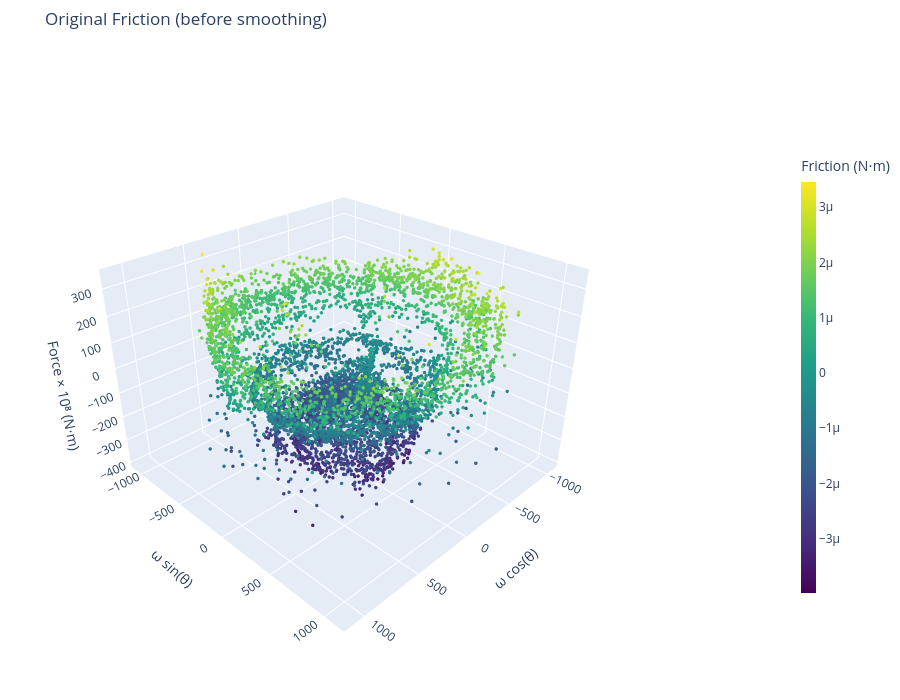
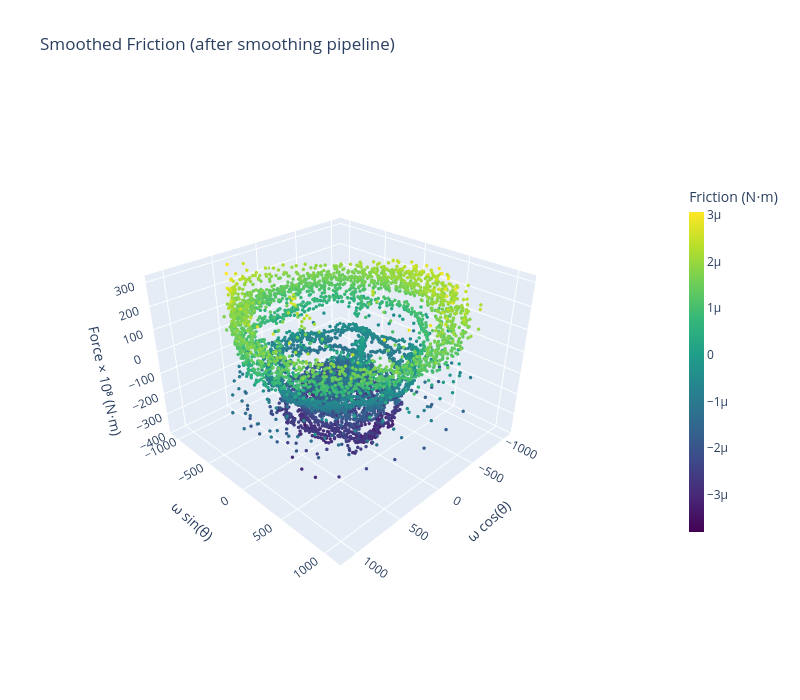

The cell these charts' notebook holds for them, in order:
### Code cell
# 3D Visualization: Compare Original vs Smoothed Friction
fig_orig = go.Figure(data=[go.Scatter3d(
    x=xs,
    y=ys,
    z=frc * 1e8,
    mode='markers',
    marker=dict(
        size=2,
        color=frc,
        colorscale='Viridis',
        colorbar=dict(title='Friction (N⋅m)', x=1.15, len=0.7, thickness=15),
        showscale=True
    ),
    text=[f'θ={theta_wrapped[i]:.2f} rad<br>ω={omega_trk_trim[i]:.1f} rad/s<br>F={frc[i]:.2e} N⋅m'
          for i in range(len(frc))],
    hovertemplate='<b>Original Friction</b><br>%{text}<extra></extra>'
)])

# Shared camera and ranges
shared_camera = dict(eye=dict(x=1.5, y=1.5, z=1.2))

fig_orig.update_layout(
    title='Original Friction (before smoothing)',
    scene=dict(
        xaxis=dict(title='ω cos(θ)', range=[mid_x - max_range, mid_x + max_range]),
        yaxis=dict(title='ω sin(θ)', range=[mid_y - max_range, mid_y + max_range]),
        zaxis=dict(title='Force × 10⁸ (N⋅m)'),
        aspectmode='manual',
        aspectratio=dict(x=1, y=1, z=0.7),
        camera=shared_camera
    ),
    width=900,
    height=700,
    margin=dict(l=0, r=100, t=50, b=0)  # Add right margin for colorbar
)

fig_orig.show()

# Smoothed friction 3D plot
fig_smooth = go.Figure(data=[go.Scatter3d(
    x=xs,
    y=ys,
    z=frc_smooth * 1e8,
    mode='markers',
    marker=dict(
        size=2,
        color=frc_smooth,
        colorscale='Viridis',
        colorbar=dict(title='Friction (N⋅m)', x=1.15, len=0.7, thickness=15),
        showscale=True
    ),
    text=[f'θ={theta_wrapped[i]:.2f} rad<br>ω={omega_trk_trim[i]:.1f} rad/s<br>F={frc_smooth[i]:.2e} N⋅m'
          for i in range(len(frc_smooth))],
    hovertemplate='<b>Smoothed Friction</b><br>%{text}<extra></extra>'
)])

fig_smooth.update_layout(
    title='Smoothed Friction (after smoothing pipeline)',
    scene=dict(
        xaxis=dict(title='ω cos(θ)', range=[mid_x - max_range, mid_x + max_range]),
        yaxis=dict(title='ω sin(θ)', range=[mid_y - max_range, mid_y + max_range]),
        zaxis=dict(title='Force × 10⁸ (N⋅m)'),
        aspectmode='manual',
        aspectratio=dict(x=1, y=1, z=0.7),
        camera=shared_camera
    ),
    width=800,
    height=700
)

fig_smooth.show()

print("\\n✓ 3D visualizations created: Original vs Smoothed friction")
print("  Compare surface smoothness between the two plots")

### Figure 1 — Plotly figure (JSON) as saved in the notebook; plotly's stock layout.template omitted (floating-point values rounded to 4 significant figures; data arrays with more than 128 entries replaced by an {"elided": "..."} marker saying what was removed)
{"data": [{"hovertemplate": "<b>Original Friction</b><br>%{text}<extra></extra>", "marker": {"color": {"elided": "6521 float values"}, "colorbar": {"len": 0.7, "thickness": 15, "title": {"text": "Friction (N⋅m)"}, "x": 1.15}, "colorscale": [[0, "#440154"], [0.1111, "#482878"], [0.2222, "#3e4989"], [0.3333, "#31688e"], [0.4444, "#26828e"], [0.5556, "#1f9e89"], [0.6667, "#35b779"], [0.7778, "#6ece58"], [0.8889, "#b5de2b"], [1, "#fde725"]], "showscale": true, "size": 2}, "mode": "markers", "text": {"elided": "6521 str values"}, "type": "scatter3d", "x": {"elided": "6521 float values"}, "y": {"elided": "6521 float values"}, "z": {"elided": "6521 float values"}}], "layout": {"height": 700, "margin": {"b": 0, "l": 0, "r": 100, "t": 50}, "scene": {"aspectmode": "manual", "aspectratio": {"x": 1, "y": 1, "z": 0.7}, "camera": {"eye": {"x": 1.5, "y": 1.5, "z": 1.2}}, "xaxis": {"range": [-1134.0, 1170.0], "title": {"text": "ω cos(θ)"}}, "yaxis": {"range": [-1138.0, 1165.0], "title": {"text": "ω sin(θ)"}}, "zaxis": {"title": {"text": "Force × 10⁸ (N⋅m)"}}}, "title": {"text": "Original Friction (before smoothing)"}, "width": 900}}

### Figure 2 — Plotly figure (JSON) as saved in the notebook; plotly's stock layout.template omitted (floating-point values rounded to 4 significant figures; data arrays with more than 128 entries replaced by an {"elided": "..."} marker saying what was removed)
{"data": [{"hovertemplate": "<b>Smoothed Friction</b><br>%{text}<extra></extra>", "marker": {"color": {"elided": "6521 float values"}, "colorbar": {"len": 0.7, "thickness": 15, "title": {"text": "Friction (N⋅m)"}, "x": 1.15}, "colorscale": [[0, "#440154"], [0.1111, "#482878"], [0.2222, "#3e4989"], [0.3333, "#31688e"], [0.4444, "#26828e"], [0.5556, "#1f9e89"], [0.6667, "#35b779"], [0.7778, "#6ece58"], [0.8889, "#b5de2b"], [1, "#fde725"]], "showscale": true, "size": 2}, "mode": "markers", "text": {"elided": "6521 str values"}, "type": "scatter3d", "x": {"elided": "6521 float values"}, "y": {"elided": "6521 float values"}, "z": {"elided": "6521 float values"}}], "layout": {"height": 700, "scene": {"aspectmode": "manual", "aspectratio": {"x": 1, "y": 1, "z": 0.7}, "camera": {"eye": {"x": 1.5, "y": 1.5, "z": 1.2}}, "xaxis": {"range": [-1134.0, 1170.0], "title": {"text": "ω cos(θ)"}}, "yaxis": {"range": [-1138.0, 1165.0], "title": {"text": "ω sin(θ)"}}, "zaxis": {"title": {"text": "Force × 10⁸ (N⋅m)"}}}, "title": {"text": "Smoothed Friction (after smoothing pipeline)"}, "width": 800}}
